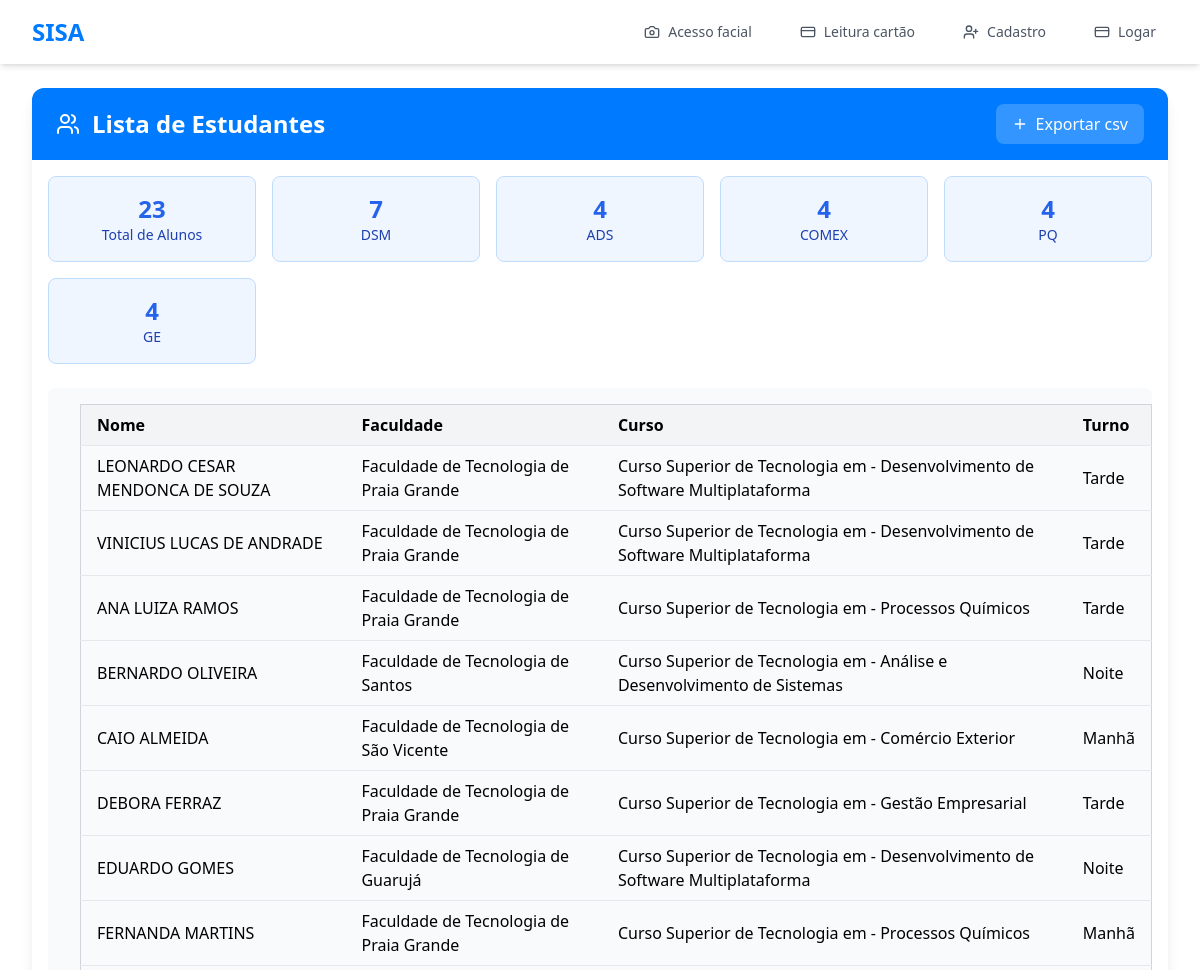
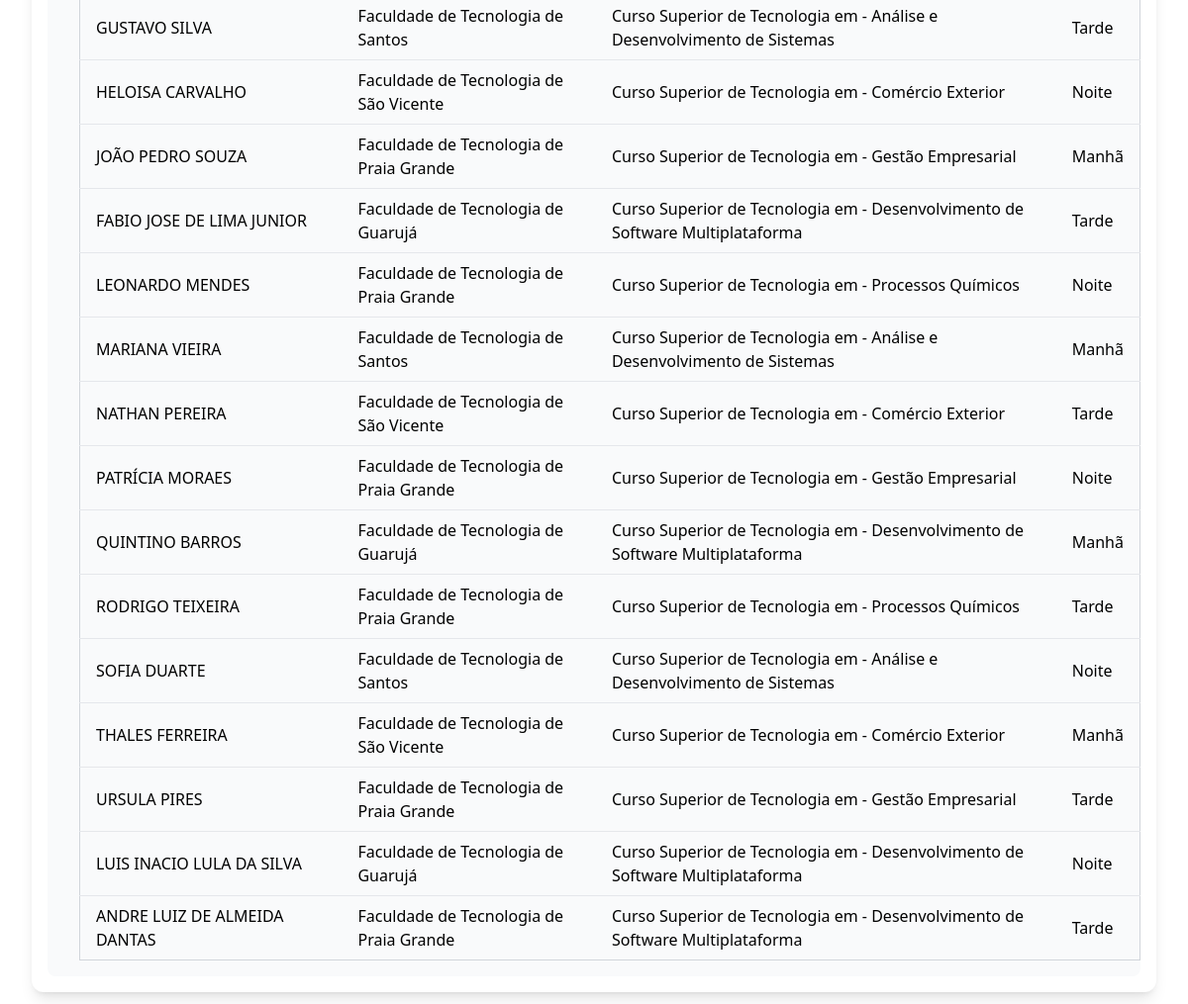
/estudantes, run on the app's committed database (2 pictures, top to bottom).
### app/models.py (models this page shows)
class Aluno(models.Model):
    img = models.ImageField(upload_to='rostos/', null=True, blank=True)
    encoding = models.BinaryField(null=True, blank=True)
    nome = models.CharField(max_length=255)
    faculdade = models.CharField(max_length=255)
    ra = models.IntegerField(null=True, blank=True)
    curso = models.CharField(max_length=255)
    turno = models.CharField(max_length=20)
    emitido = models.DateField(null=True,)

### app/views.py (the view)
# urls.py: path('estudantes', views.estudantes, name='estudantes'),
def estudantes(request):
    estudantes = Aluno.objects.all().values()
    total = Aluno.objects.count()
    ads = Aluno.objects.filter(curso='Curso Superior de Tecnologia em -  Análise e Desenvolvimento de Sistemas').count()
    dsm = Aluno.objects.filter(curso='Curso Superior de Tecnologia em -  Desenvolvimento de Software Multiplataforma').count()
    comex = Aluno.objects.filter(curso='Curso Superior de Tecnologia em -  Comércio Exterior').count()
    pq = Aluno.objects.filter(curso='Curso Superior de Tecnologia em -  Processos Químicos').count()
    ge = Aluno.objects.filter(curso='Curso Superior de Tecnologia em -  Gestão Empresarial').count()
    return render(request, 'estudantes.html', {'estudantes':estudantes, 'total':total, 'ads':ads, 'dsm':dsm, 'comex':comex, 'pq':pq, 'ge':ge})

### app/templates/estudantes.html (shortened to what this page needs)
{%extends 'base.html' %}
{% block conteudo%}
<main class="max-w-7xl mx-auto py-6 px-4 mt-16 sm:px-6 lg:px-8">
    <div class="space-y-6">
        <div class="bg-white rounded-xl shadow-lg overflow-hidden">
            <div class="bg-[#007BFF] px-6 py-4">
                <div class="flex items-center justify-between">
                    <h1 class="text-2xl font-bold text-white flex items-center">
                        Lista de Estudantes
                    </h1>
                    <form action="{% url 'exportCsv' %}">
                        <button
                            class="bg-white/20 hover:bg-white/30 text-white font-medium py-2 px-4 rounded-lg transition-colors flex items-center space-x-2">
                            <svg xmlns="http://www.w3.org/2000/svg" width="24" height="24" viewBox="0 0 24 24"
                                fill="none" stroke="currentColor" stroke-width="2" stroke-linecap="round"
                                stroke-linejoin="round" class="lucide lucide-plus w-4 h-4" type="submit">
                                <path d="M5 12h14"></path>
                                <path d="M12 5v14"></path>
                            </svg>
                            <span>Exportar csv</span>
                        </button>
                    </form>
                </div>
            </div>
             <div class="p-4">
                    <div class="grid grid-cols-2 md:grid-cols-5 gap-4 mb-6">
                        <div class="bg-blue-50 border border-blue-200 rounded-lg p-4 text-center">
                            <div class="text-2xl font-bold text-blue-600">{{total}}</div>
                            <div class="text-sm text-blue-800">Total de Alunos</div>
                        </div>
                        <div class="bg-blue-50 border border border-blue-200 rounded-lg p-4 text-center">
                            <div class="text-2xl font-bold text-blue-600">{{dsm}}</div>
                            <div class="text-sm text-blue-800">DSM</div>
                        </div>
                        <div class="bg-blue-50 border border border-blue-200 rounded-lg p-4 text-center">
                            <div class="text-2xl font-bold text-blue-600">{{ads}}</div>
                            <div class="text-sm text-blue-800">ADS</div>
                        </div>
                        <div class="bg-blue-50 border border border-blue-200 rounded-lg p-4 text-center">
                            <div class="text-2xl font-bold text-blue-600">{{comex}}</div>
                            <div class="text-sm text-blue-800">COMEX</div>
                        </div>
                        <div class="bg-blue-50 border border border-blue-200 rounded-lg p-4 text-center">
                            <div class="text-2xl font-bold text-blue-600">{{pq}}</div>
                            <div class="text-sm text-blue-800">PQ</div>
                        </div>
                        <div class="bg-blue-50 border border border-blue-200 rounded-lg p-4 text-center">
                            <div class="text-2xl font-bold text-blue-600">{{ge}}</div>
                            <div class="text-sm text-blue-800">GE</div>
                        </div>
                    </div>
                <div class="grid gap-4">
                    <div class="bg-gray-50 rounded-lg p-4 hover:bg-gray-100 transition-colors">
                        <div class="flex items-center space-x-4">
                            <table class="min-w-full border border-gray-300 rounded-lg">
                                <thead class="bg-gray-100">
                                    <tr>
                                        <th class="px-4 py-2 text-left font-semibold">Nome</th>
                                        <th class="px-4 py-2 text-left font-semibold">Faculdade</th>
                                        <th class="px-4 py-2 text-left font-semibold">Curso</th>
                                        <th class="px-4 py-2 text-left font-semibold">Turno</th>
                                    </tr>
                                </thead>
                                <tbody>
                                    {% for item in estudantes %}
                                    <tr class="border-t">
                                        <td class="px-4 py-2">{{ item.nome }}</td>
                                        <td class="px-4 py-2">{{ item.faculdade }}</td>
                                        <td class="px-4 py-2">{{ item.curso }}</td>
                                        <td class="px-4 py-2">{{ item.turno }}</td>
                                    </tr>
                                    {% endfor %}
                                </tbody>
                            </table>
                        </div>
                    </div>
                </div>
            </div>
        </div>
    </div>
</main>
{% endblock %}

### app/templates/base.html (shortened to what this page needs)
{% load static %}
<!DOCTYPE html>
<html lang="pt-br">
<head>
    <script src="https://cdn.tailwindcss.com"></script>
</head>
<body>
    <header>
        {% block navbar %}
            {% include 'fragments/navbar.html' %}
        {% endblock %}
    </header>
    <main>
        {% block conteudo %}
        {% endblock %}
    </main>
</body>
</html>

### app/templates/fragments/navbar.html (shortened to what this page needs)
<nav class="bg-white shadow-md fixed w-full z-10 top-0 left-0">
  <div class="max-w-7xl mx-auto px-4 sm:px-6 lg:px-8">
    <div class="flex justify-between h-16">
      <div class="flex items-center">
        <a href="#" class="text-2xl font-bold text-[#007BFF]">SISA</a>
      </div>
      <div class="hidden md:flex space-x-6 items-center">
        <a class="inline-flex items-center px-3 py-2 mr-0 text-sm font-medium rounded-lg transition-colors text-gray-600 hover:text-gray-900 hover:bg-blue-50"
          href="{% url 'reconhecimento_facial' %}">
          Acesso facial
        </a>
        <a class="inline-flex items-center px-3 py-2 text-sm font-medium rounded-lg transition-colors text-gray-600 hover:text-gray-900 hover:bg-blue-50"
          href="{% url 'leitura_cartao' %}">
          Leitura cartão
        </a>
        <a class="inline-flex items-center px-3 py-2 text-sm font-medium rounded-lg transition-colors text-gray-600 hover:text-gray-900 hover:bg-gray-100"
          href="{% url 'cadastro' %}" data-discover="true">
          Cadastro
        </a>
        {% if not user.is_authenticated%}
        <a class="inline-flex items-center px-3 py-2 text-sm font-medium rounded-lg transition-colors text-gray-600 hover:text-gray-900 hover:bg-blue-50"
          href="{% url 'login' %}">
          Logar
        </a>
        {% endif %}
      </div>
    </div>
  </div>
</nav>

### data on the page
Aluno: nome "LEONARDO CESAR MENDONCA DE SOUZA", faculdade "Faculdade de Tecnologia de Praia Grande", curso "Curso Superior de Tecnologia em - Desenvolvimento de Software Multiplataforma", turno "Tarde"
Aluno: nome "VINICIUS LUCAS DE ANDRADE", faculdade "Faculdade de Tecnologia de Praia Grande", curso "Curso Superior de Tecnologia em - Desenvolvimento de Software Multiplataforma", turno "Tarde"
Aluno: nome "ANA LUIZA RAMOS", faculdade "Faculdade de Tecnologia de Praia Grande", curso "Curso Superior de Tecnologia em - Processos Químicos", turno "Tarde"
Aluno: nome "BERNARDO OLIVEIRA", faculdade "Faculdade de Tecnologia de Santos", curso "Curso Superior de Tecnologia em - Análise e Desenvolvimento de Sistemas", turno "Noite"
Aluno: nome "CAIO ALMEIDA", faculdade "Faculdade de Tecnologia de São Vicente", curso "Curso Superior de Tecnologia em - Comércio Exterior", turno "Manhã"
Aluno: nome "DEBORA FERRAZ", faculdade "Faculdade de Tecnologia de Praia Grande", curso "Curso Superior de Tecnologia em - Gestão Empresarial", turno "Tarde"
Aluno: nome "EDUARDO GOMES", faculdade "Faculdade de Tecnologia de Guarujá", curso "Curso Superior de Tecnologia em - Desenvolvimento de Software Multiplataforma", turno "Noite"
Aluno: nome "FERNANDA MARTINS", faculdade "Faculdade de Tecnologia de Praia Grande", curso "Curso Superior de Tecnologia em - Processos Químicos", turno "Manhã"
Aluno: nome "GUSTAVO SILVA", faculdade "Faculdade de Tecnologia de Santos", curso "Curso Superior de Tecnologia em - Análise e Desenvolvimento de Sistemas", turno "Tarde"
Aluno: nome "HELOISA CARVALHO", faculdade "Faculdade de Tecnologia de São Vicente", curso "Curso Superior de Tecnologia em - Comércio Exterior", turno "Noite"
Aluno: nome "JOÃO PEDRO SOUZA", faculdade "Faculdade de Tecnologia de Praia Grande", curso "Curso Superior de Tecnologia em - Gestão Empresarial", turno "Manhã"
Aluno: nome "FABIO JOSE DE LIMA JUNIOR", faculdade "Faculdade de Tecnologia de Guarujá", curso "Curso Superior de Tecnologia em - Desenvolvimento de Software Multiplataforma", turno "Tarde"
Aluno: nome "LEONARDO MENDES", faculdade "Faculdade de Tecnologia de Praia Grande", curso "Curso Superior de Tecnologia em - Processos Químicos", turno "Noite"
Aluno: nome "MARIANA VIEIRA", faculdade "Faculdade de Tecnologia de Santos", curso "Curso Superior de Tecnologia em - Análise e Desenvolvimento de Sistemas", turno "Manhã"
Aluno: nome "NATHAN PEREIRA", faculdade "Faculdade de Tecnologia de São Vicente", curso "Curso Superior de Tecnologia em - Comércio Exterior", turno "Tarde"
Aluno: nome "PATRÍCIA MORAES", faculdade "Faculdade de Tecnologia de Praia Grande", curso "Curso Superior de Tecnologia em - Gestão Empresarial", turno "Noite"
Aluno: nome "QUINTINO BARROS", faculdade "Faculdade de Tecnologia de Guarujá", curso "Curso Superior de Tecnologia em - Desenvolvimento de Software Multiplataforma", turno "Manhã"
Aluno: nome "RODRIGO TEIXEIRA", faculdade "Faculdade de Tecnologia de Praia Grande", curso "Curso Superior de Tecnologia em - Processos Químicos", turno "Tarde"
Aluno: nome "SOFIA DUARTE", faculdade "Faculdade de Tecnologia de Santos", curso "Curso Superior de Tecnologia em - Análise e Desenvolvimento de Sistemas", turno "Noite"
Aluno: nome "THALES FERREIRA", faculdade "Faculdade de Tecnologia de São Vicente", curso "Curso Superior de Tecnologia em - Comércio Exterior", turno "Manhã"
Aluno: nome "URSULA PIRES", faculdade "Faculdade de Tecnologia de Praia Grande", curso "Curso Superior de Tecnologia em - Gestão Empresarial", turno "Tarde"
Aluno: nome "LUIS INACIO LULA DA SILVA", faculdade "Faculdade de Tecnologia de Guarujá", curso "Curso Superior de Tecnologia em - Desenvolvimento de Software Multiplataforma", turno "Noite"
Aluno: nome "ANDRE LUIZ DE ALMEIDA DANTAS", faculdade "Faculdade de Tecnologia de Praia Grande", curso "Curso Superior de Tecnologia em - Desenvolvimento de Software Multiplataforma", turno "Tarde"

### other printed values
{{ total }} "23"
{{ dsm }} "7"
{{ ads }} "4"
{{ comex }} "4"
{{ pq }} "4"
{{ ge }} "4"
